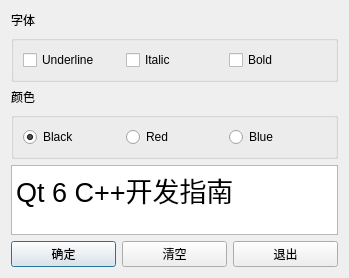
<?xml version="1.0" encoding="UTF-8"?>
<ui version="4.0">
 <class>Dialog</class>
 <widget class="QDialog" name="Dialog">
  <property name="geometry">
   <rect>
    <x>0</x>
    <y>0</y>
    <width>349</width>
    <height>249</height>
   </rect>
  </property>
  <property name="windowTitle">
   <string>信号与槽的使用</string>
  </property>
  <layout class="QVBoxLayout" name="verticalLayout">
   <item>
    <widget class="QLabel" name="label">
     <property name="text">
      <string>字体</string>
     </property>
    </widget>
   </item>
   <item>
    <widget class="QGroupBox" name="groupBox_Font">
     <property name="title">
      <string/>
     </property>
     <layout class="QHBoxLayout" name="horizontalLayout_2">
      <item>
       <widget class="QCheckBox" name="chkBoxUnder">
        <property name="text">
         <string>Underline</string>
        </property>
       </widget>
      </item>
      <item>
       <widget class="QCheckBox" name="chkBoxItalic">
        <property name="text">
         <string>Italic</string>
        </property>
       </widget>
      </item>
      <item>
       <widget class="QCheckBox" name="chkBoxBold">
        <property name="text">
         <string>Bold</string>
        </property>
       </widget>
      </item>
     </layout>
    </widget>
   </item>
   <item>
    <widget class="QLabel" name="label_2">
     <property name="text">
      <string>颜色</string>
     </property>
    </widget>
   </item>
   <item>
    <widget class="QGroupBox" name="groupBox_Color">
     <property name="title">
      <string/>
     </property>
     <layout class="QHBoxLayout" name="horizontalLayout">
      <item>
       <widget class="QRadioButton" name="radioBlack">
        <property name="text">
         <string>Black</string>
        </property>
        <property name="checked">
         <bool>true</bool>
        </property>
       </widget>
      </item>
      <item>
       <widget class="QRadioButton" name="radioRed">
        <property name="text">
         <string>Red</string>
        </property>
       </widget>
      </item>
      <item>
       <widget class="QRadioButton" name="radioBlue">
        <property name="text">
         <string>Blue</string>
        </property>
       </widget>
      </item>
     </layout>
    </widget>
   </item>
   <item>
    <widget class="QPlainTextEdit" name="plainTextEdit">
     <property name="font">
      <font>
       <pointsize>20</pointsize>
      </font>
     </property>
     <property name="plainText">
      <string>Qt 6 C++开发指南</string>
     </property>
    </widget>
   </item>
   <item>
    <layout class="QHBoxLayout" name="horizontalLayout_3">
     <item>
      <widget class="QPushButton" name="btnOk">
       <property name="text">
        <string>确定</string>
       </property>
      </widget>
     </item>
     <item>
      <widget class="QPushButton" name="btnClear">
       <property name="text">
        <string>清空</string>
       </property>
      </widget>
     </item>
     <item>
      <widget class="QPushButton" name="btnExit">
       <property name="text">
        <string>退出</string>
       </property>
      </widget>
     </item>
    </layout>
   </item>
  </layout>
 </widget>
 <tabstops>
  <tabstop>chkBoxUnder</tabstop>
  <tabstop>plainTextEdit</tabstop>
  <tabstop>radioRed</tabstop>
  <tabstop>radioBlue</tabstop>
  <tabstop>radioBlack</tabstop>
  <tabstop>chkBoxItalic</tabstop>
  <tabstop>chkBoxBold</tabstop>
  <tabstop>btnClear</tabstop>
  <tabstop>btnOk</tabstop>
  <tabstop>btnExit</tabstop>
 </tabstops>
 <resources/>
 <connections>
  <connection>
   <sender>btnOk</sender>
   <signal>clicked()</signal>
   <receiver>Dialog</receiver>
   <slot>accept()</slot>
   <hints>
    <hint type="sourcelabel">
     <x>61</x>
     <y>232</y>
    </hint>
    <hint type="destinationlabel">
     <x>174</x>
     <y>124</y>
    </hint>
   </hints>
  </connection>
  <connection>
   <sender>btnExit</sender>
   <signal>clicked()</signal>
   <receiver>Dialog</receiver>
   <slot>close()</slot>
   <hints>
    <hint type="sourcelabel">
     <x>287</x>
     <y>232</y>
    </hint>
    <hint type="destinationlabel">
     <x>174</x>
     <y>124</y>
    </hint>
   </hints>
  </connection>
 </connections>
</ui>
